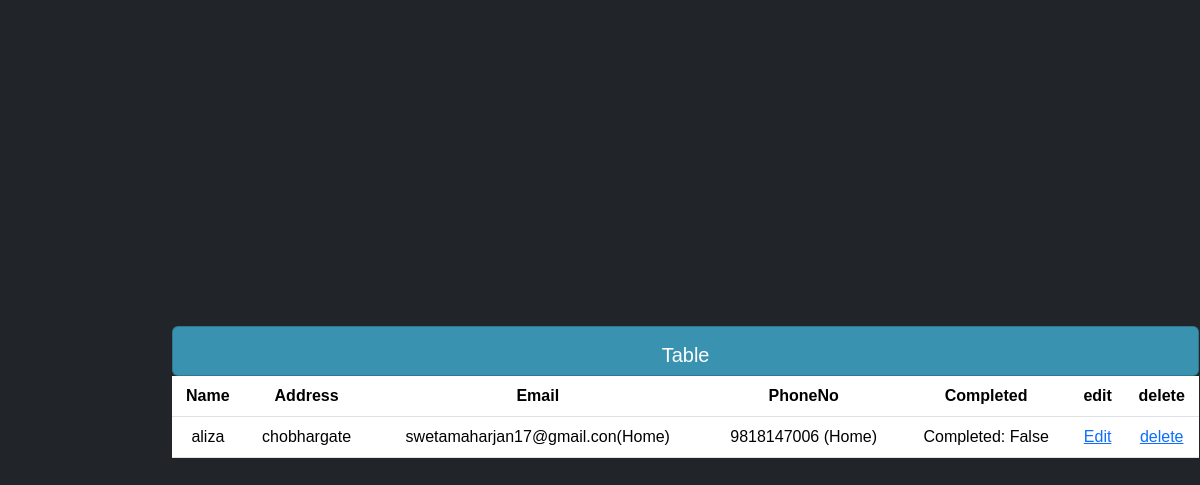
Screenshot of /table with the database file from the repository.
### tasks/models.py (models this page shows, shortened)
class Persondetail(models.Model):
    Name = models.CharField(max_length=200,null=True)
    Address=models.CharField(max_length=200,null=True)
    complete=models.BooleanField(default=False,)
    created = models.DateTimeField(auto_now_add=True)
    phoneno=models.ForeignKey(PhoneNO,null=True,on_delete=models.SET_NULL)
    email=models.ForeignKey(Email,null=True,on_delete=models.SET_NULL)

class Email(models.Model):
    email = models.CharField(max_length=200,null=True)
    STATUS=(
        ('Home','Home'),
        ('college','college'),
        ('Office','Office'),
    )
    emailtype = models.CharField(max_length=200,null=True,choices=STATUS)

class PhoneNO(models.Model):
    STATUS=(
        ('Home','Home'),
        ('Mobile','Mobile'),
        ('Office','Office'),
    )
    Number=models.IntegerField(null=True)
    Phonetype=models.CharField(max_length=200,null=True,choices=STATUS)

### tasks/views.py (the view)
# urls.py: path('table', views.table,name="table"),
def table(request):
    person=Persondetail.objects.all
    return render(request,"accounts/table.html",{'person':person})

### tasks/templates/accounts/table.html
{% extends 'accounts/main.html' %}
{% block content %}
<div class="container" >
    <div class="row">
       <div class="col-md">
            <div class="card card-body custom-table2 ">
                <h5>Table</h5>
            </div>
            <div class="table-wrapper">
                <table class="table ">
                    <tr>
                        <th>Name</th>
                        <th>Address</th>
                        <th>Email</th>
                        <th>PhoneNo</th>
                        <th>Completed</th>
                        <th>edit</th>
                        <th>delete</th>
                    </tr>
                    {% for persondetail in person %}
                        <tr>
                            <td>{{ persondetail.Name }}</td>
                            <td>{{ persondetail.Address }}</td>
                            <td>{{ persondetail.email.email }}({{ persondetail.email.get_emailtype_display }})</td>
                            <td>{{ persondetail.phoneno.Number }} ({{ persondetail.phoneno.get_Phonetype_display }})</td>
                            <td>Completed: {{ persondetail.complete }}</td>
                            <td><a href="{%url 'edit' persondetail.id %}">Edit</a></td>
                            <td><a href="{%url 'delete_item' persondetail.id%}">delete</a></td>
                        </tr>
                    {% endfor %}
                </table>
            </div>
        </div>
    </div>
</div>
{%endblock%}

### static/css/styles.css (style rules this page uses)
* { margin:0; padding: 0; box-sizing :border-box; }
body { font-family: Arial, sans-serif; background-color: #f0f0f0; color: #333; margin: 0; padding: 0; }
.custom-table2 { background-color: rgb(57, 146, 175); width: 120%; height: 50px; / }
.table-wrapper { width: 120%; overflow-x: 0 auto; display:block; }
.container { display: flex; justify-content: center; align-items: center; }

### rows the page displays
Persondetail: Name "aliza", Address "chobhargate", email.email "swetamaharjan17@gmail.con", email.emailtype "Home", phoneno.Number "9818147006", phoneno.Phonetype "Home", complete "False"
